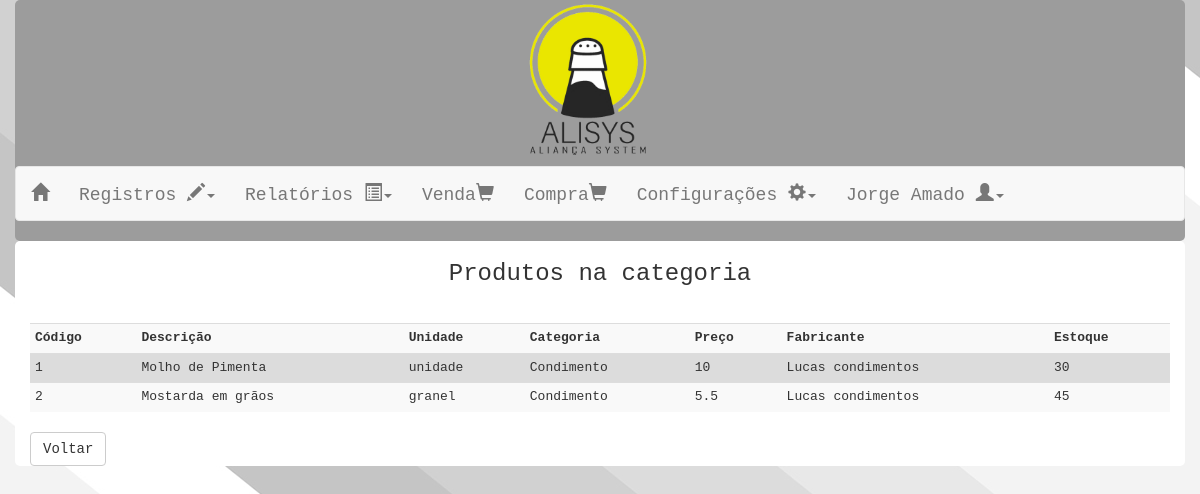
Screenshot of /AliSys_interface/ManterCategoria/Pesquisa/ProdutosCategoria.php?codigo=1 (signed in) with the database file from the repository.
### tables this page shows
create table usuario(
	codigo       int auto_increment primary key,
    nome         varchar(50) not null,
    cpf          varchar(20) not null,
    rg           varchar(20) not null,
    estcivil     varchar(20) not null,
    datanasc     date        not null,
    tipous       varchar(20) not null,
    uf           varchar(2)  not null,
    cidade       varchar(50),
    rua          varchar(50),
    numero       int ,
    email        varchar(60),
    telefone     varchar(20),
    senha        varchar(100) not null
);

create table produto(
	codigo          int not null,
    descricao       varchar(50) not null,
    precovenda      double not null,
    cod_unidade     int,
    fabricante      varchar(20),
    quantidade      int DEFAULT NULL,
    categoria_codigo int,
    primary key (codigo),
    foreign key (categoria_codigo) references categoria(codigo),
    foreign key (cod_unidade) references unidade(codigo)
);

create table unidade(
	codigo    int auto_increment primary key,
    descricao varchar(50) not null
);

create table categoria(
	codigo    int auto_increment primary key,
    descricao varchar(50) not null
);

### AliSys_interface/ManterCategoria/Pesquisa/ProdutosCategoria.php (the view, shortened to what this page needs)
<html>
    <head>
        <link rel="stylesheet" href="../../bootstrap-3.3.6-dist/css/bootstrap.min.css">
    </head>
    <body style='background-attachment:fixed;'  background="../../imagens/madeira.jpg" bgproperties="fixed">
        <?php
         include '../../cabeca.php';
        ?>
        <div class="container">
            <?php
            echo '<center><h3>Produtos na categoria ' . $_GET['descricao'] . ' </h3> </center><br>';
            include '../../conectabanco.php';
            $busca = "select produto.*, categoria.descricao as catdesc, unidade.descricao as unidesc from produto "
                    . "inner join categoria on produto.categoria_codigo=categoria.codigo "
                    . "inner join unidade on produto.cod_unidade=unidade.codigo where categoria_codigo=" . $_GET['codigo'] . "; ";
            $resultado = mysqli_query($conexao, $busca);
            if (isset($resultado)) {
                $produto = mysqli_fetch_assoc($resultado);
                echo "<center><table class='table table-condensed table-striped'  style='background-color:#DCDCDC' ><tr style='font-weight:bolder' >"
                . "<td>Código</td ><td > Descrição</td><td > Unidade </td><td>Categoria</td> <td>  Preço </td> "
                . "<td>Fabricante</td > <td>Estoque</td > </tr>";
                while ($produto) {
                    echo "<tr><td>" . $produto['codigo'] . "</td><td>" . $produto['descricao'] . "</td><td>" . $produto['unidesc'] . "</td>"
                    . "<td>" . $produto['catdesc'] . "</td><td>" . $produto['precovenda'] . "</td>"
                    . "<td>" . $produto['fabricante'] . "</td><td>" . $produto['quantidade'] . "</td></tr>";
                    $produto = mysqli_fetch_assoc($resultado);
                }
            } else {
                echo'<h2>Não há produtos na categoria </h2>';
            }
            echo "</table></center>";
            echo'<a class="btn btn-default" href="ManterCategoria.php">Voltar</a>';
            ?>
        </div>
    </body>
</html>

### AliSys_interface/cabeca.php (shortened to what this page needs)
<?php
$raiz = $_SERVER['DOCUMENT_ROOT'];
include $raiz . '/AliSys_interface/ConectaBanco.php';
?>
<div  class="container"  style='background-color: #9C9C9C '>
    <div class="col-lg-offset-5">
        <img  style="width: 25%" src="/AliSys_interface/imagens/logo1.png" />
    </div>
    <div class="row" >
        <nav class="navbar navbar-default ">
            <div  >
                <div class="navbar-header">
                    <a class="navbar-brand" href="/Alisys_interface/Inicio.php"> <span class="glyphicon glyphicon-home"></span></a>
                </div>
                <div class="collapse navbar-collapse">
                    <ul class="nav navbar-nav">
                        <li class="dropdown">
                            <a href="#" class="dropdown-toggle" data-toggle="dropdown" role="button" aria-haspopup="true" aria-expanded="false">Registros <span class="glyphicon glyphicon-pencil"></span><span class="caret"></span></a>
                        </li>
                        <li class="dropdown">
                            <a href="#" class="dropdown-toggle" data-toggle="dropdown" role="button" aria-haspopup="true" aria-expanded="false">Relatórios <span class="glyphicon glyphicon-list-alt"></span><span class="caret"></span></a>
                        </li>
                        <li class="dropdown">
                            <a href="/AliSys_interface/Venda/Realizar/FormVenda.php" aria-haspopup="true" aria-expanded="false">Venda<span class="glyphicon glyphicon-shopping-cart"></span></a>
                        </li>
                        <li class="dropdown">
                            <a href="/AliSys_interface/Compra/Realizar/FormCompra.php" aria-haspopup="true" aria-expanded="false">Compra<span class="glyphicon glyphicon-shopping-cart"></span></a>
                        </li>
                        <li class="dropdown">
                            <a href="#" class="dropdown-toggle" data-toggle="dropdown" role="button" aria-haspopup="true" aria-expanded="false">Configurações <span class="glyphicon glyphicon-cog"></span><span class="caret"></span></a>
                        </li>
                        <?php
                        if (isset($_SESSION['user'])) {
                            $que = $_SESSION['user'];
                            $busca = "select * from usuario where cpf= $que;";
                            $resultado = mysqli_query($conexao, $busca);
                            $usuario = mysqli_fetch_assoc($resultado);
                            echo '
                                                <li class="dropdown">
                                                     <a  data-toggle="dropdown" role="button" aria-haspopup="true" aria-expanded="false">
                                                      ' . $usuario['nome'] . ' <span class="glyphicon glyphicon-user dropdown-toggle"></span><span class="caret"></span></a>
                                                    <ul class="dropdown-menu">
                                                        <li><a href="/AliSys_interface/ManterUsuario/Manutencao/Edicao/VizualizarPerfil.php">Visualizar Perfil</a></li>
                                                        <li><a href="/AliSys_interface/ManterUsuario/Manutencao/Edicao/EditarUsuario.php?cpf=' . $_SESSION['user'] . '">Editar Perfil</a></li>
                                                        <li><a href="/AliSys_interface/Login/Logout.php">Sair</a></li>
                                                    </ul>
                                                </li>';
                        }
                        ?>
                    </ul>
                </div>
            </div>
        </nav>
    </div>
</div>

### rows the page displays
usuario: nome "Jorge Amado"
produto: codigo "1", descricao "Molho de Pimenta", cod_unidade.descricao "unidade", categoria_codigo.descricao "Condimento", precovenda "10", fabricante "Lucas condimentos", quantidade "30"
produto: codigo "2", descricao "Mostarda em grãos", cod_unidade.descricao "granel", categoria_codigo.descricao "Condimento", precovenda "5.5", fabricante "Lucas condimentos", quantidade "45"
